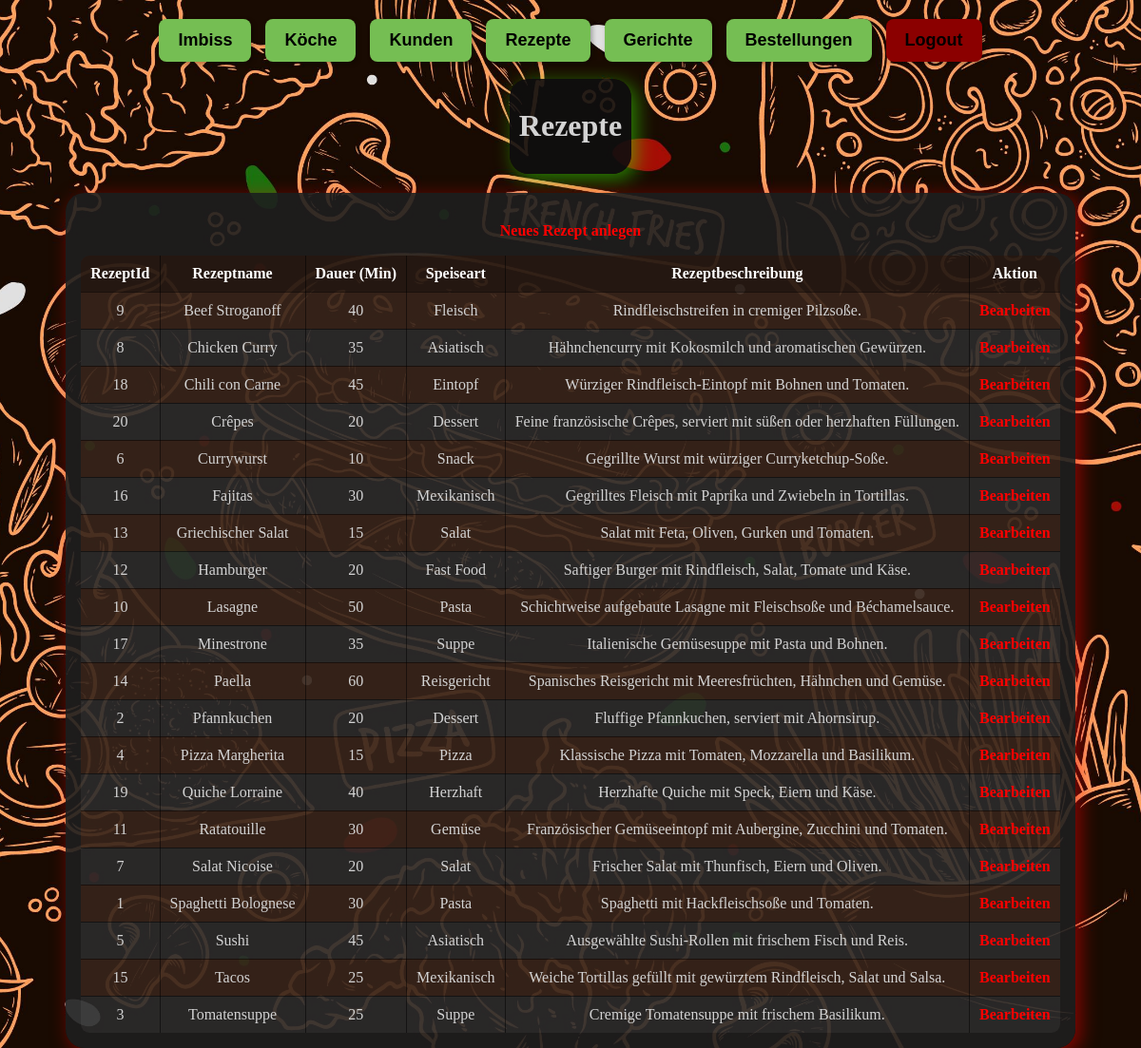
The app's page /rezept/index.php with its own data.
### tables this page shows
CREATE TABLE IF NOT EXISTS rezept (
    rezeptId INT AUTO_INCREMENT PRIMARY KEY,
    rezeptname VARCHAR(100) NOT NULL,
    dauer INT,
    speiseart VARCHAR(50),
    rezeptbeschreibung TEXT
);

### _classes/Database.php (called while the page is built, shortened)
<?php
class Database {
    private static $dbHost = 'localhost';
    private static $dbName = 'imbissverwaltung';
    private static $dbUser = 'root';
    private static $dbPass = '';
    private static $conn = null;
    public static function connect() {
        if (self::$conn === null) {
            try {
                $dsn = 'mysql:host=' . self::$dbHost . ';dbname=' . self::$dbName . ';charset=utf8mb4';
                self::$conn = new PDO($dsn, self::$dbUser, self::$dbPass);
                self::$conn->setAttribute(PDO::ATTR_ERRMODE, PDO::ERRMODE_EXCEPTION);
            } catch (PDOException $e) {
                echo "Fehler bei der DB-Verbindung: " . $e->getMessage();
                exit;
            }
        }
        return self::$conn;
    }
}

### _classes/Rezept.php (called while the page is built, shortened)
<?php
require_once __DIR__ . '/Database.php';
class Rezept {
    private $conn;
    public function __construct() {
        $this->conn = Database::connect();
        $this->conn->setAttribute(PDO::ATTR_ERRMODE, PDO::ERRMODE_EXCEPTION);
    }
    public function readAll() {
        $sql = "SELECT * FROM rezept ORDER BY rezeptname";
        $stmt = $this->conn->query($sql);
        return $stmt->fetchAll(PDO::FETCH_ASSOC);
    }
}
?>

### rezept/index.php (the view, shortened to what this page needs)
<?php
require_once __DIR__ . '/../_classes/Rezept.php';
$rezeptObj = new Rezept();
$alleRezepte = $rezeptObj->readAll();
?>
<!DOCTYPE html>
<html lang="de">
<head>
    <link rel="stylesheet" type="text/css" href="../_css/styles.css">
</head>
<body>
    <?php require_once __DIR__ . '/../_include/navigation.inc.php'; ?>
    <div class="container">
        <br>
        <div class="ueberschrift-container">
            <h1>Rezepte</h1>
        </div>
        <div class="tabellen-container">
            <p><a href="create.php">Neues Rezept anlegen</a></p>
            <table border="1">
                <thead>
                    <tr>
                        <th>RezeptId</th>
                        <th>Rezeptname</th>
                        <th>Dauer (Min)</th>
                        <th>Speiseart</th>
                        <th>Rezeptbeschreibung</th>
                        <th>Aktion</th>
                    </tr>
                </thead>
                <tbody>
                    <?php foreach ($alleRezepte as $rezept): ?>
                    <tr>
                        <td><?php echo htmlspecialchars($rezept['rezeptId']); ?></td>
                        <td><?php echo htmlspecialchars($rezept['rezeptname']); ?></td>
                        <td><?php echo htmlspecialchars($rezept['dauer']); ?></td>
                        <td><?php echo htmlspecialchars($rezept['speiseart']); ?></td>
                        <td><?php echo nl2br(htmlspecialchars($rezept['rezeptbeschreibung'])); ?></td>
                        <td>
                            <a href="edit.php?rezeptId=<?php echo $rezept['rezeptId']; ?>">Bearbeiten</a>
                        </td>
                    </tr>
                    <?php endforeach; ?>
                </tbody>
            </table>
        </div>
    </div>
</body>
</html>

### _css/styles.css (style rules this page uses)
body { background: url('../_images/body-hintergrund.jpg') no-repeat center center fixed; background-size: cover; }
.container { display: flex; align-items: center; flex-direction: column; height: 100vh; }
.ueberschrift-container { background: rgba(15, 15, 15, 0.9); display: inline-block; padding: 10px; border-radius: 20px; box-shadow: 5px 5px 20px rgba(60, 255, 0, 0.5); color: #D3D3D3; text-align: center; }
.tabellen-container { background: rgba(31, 31, 31, 0.9); display: inline-block; padding: 15px; border-radius: 20px; box-shadow: 5px 5px 20px rgba(255, 0, 0, 0.5); margin: 20px auto; color: #D3D3D3; text-align: center; }
.tabellen-container table { width: 100%; border-collapse: collapse; border-radius: 10px; overflow: hidden; }
.tabellen-container th, .tabellen-container td { padding: 10px; border: 1px solid rgba(0, 0, 0, 0.5); text-align: center; }
.tabellen-container th { background: rgba(0, 0, 0, 0.3); color: #FFFFFF; font-weight: bold; }
.tabellen-container tr:nth-child(odd) { background: rgba(255, 94, 0, 0.1); }
.tabellen-container tr:nth-child(even) { background: rgba(255, 255, 255, 0.05); }
a { color: #ff0000; text-decoration: none; font-weight: bold; transition: color 0.3s ease, text-shadow 0.3s ease; }

### records on screen
rezept: rezeptId "9", rezeptname "Beef Stroganoff", dauer "40", speiseart "Fleisch", rezeptbeschreibung "Rindfleischstreifen in cremiger Pilzsoße."
rezept: rezeptId "8", rezeptname "Chicken Curry", dauer "35", speiseart "Asiatisch", rezeptbeschreibung "Hähnchencurry mit Kokosmilch und aromatischen Gewürzen."
rezept: rezeptId "18", rezeptname "Chili con Carne", dauer "45", speiseart "Eintopf", rezeptbeschreibung "Würziger Rindfleisch-Eintopf mit Bohnen und Tomaten."
rezept: rezeptId "20", rezeptname "Crêpes", dauer "20", speiseart "Dessert", rezeptbeschreibung "Feine französische Crêpes, serviert mit süßen oder herzhaften Füllungen."
rezept: rezeptId "6", rezeptname "Currywurst", dauer "10", speiseart "Snack", rezeptbeschreibung "Gegrillte Wurst mit würziger Curryketchup-Soße."
rezept: rezeptId "16", rezeptname "Fajitas", dauer "30", speiseart "Mexikanisch", rezeptbeschreibung "Gegrilltes Fleisch mit Paprika und Zwiebeln in Tortillas."
rezept: rezeptId "13", rezeptname "Griechischer Salat", dauer "15", speiseart "Salat", rezeptbeschreibung "Salat mit Feta, Oliven, Gurken und Tomaten."
rezept: rezeptId "12", rezeptname "Hamburger", dauer "20", speiseart "Fast Food", rezeptbeschreibung "Saftiger Burger mit Rindfleisch, Salat, Tomate und Käse."
rezept: rezeptId "10", rezeptname "Lasagne", dauer "50", speiseart "Pasta", rezeptbeschreibung "Schichtweise aufgebaute Lasagne mit Fleischsoße und Béchamelsauce."
rezept: rezeptId "17", rezeptname "Minestrone", dauer "35", speiseart "Suppe", rezeptbeschreibung "Italienische Gemüsesuppe mit Pasta und Bohnen."
rezept: rezeptId "14", rezeptname "Paella", dauer "60", speiseart "Reisgericht", rezeptbeschreibung "Spanisches Reisgericht mit Meeresfrüchten, Hähnchen und Gemüse."
rezept: rezeptId "2", rezeptname "Pfannkuchen", dauer "20", speiseart "Dessert", rezeptbeschreibung "Fluffige Pfannkuchen, serviert mit Ahornsirup."
rezept: rezeptId "4", rezeptname "Pizza Margherita", dauer "15", speiseart "Pizza", rezeptbeschreibung "Klassische Pizza mit Tomaten, Mozzarella und Basilikum."
rezept: rezeptId "19", rezeptname "Quiche Lorraine", dauer "40", speiseart "Herzhaft", rezeptbeschreibung "Herzhafte Quiche mit Speck, Eiern und Käse."
rezept: rezeptId "11", rezeptname "Ratatouille", dauer "30", speiseart "Gemüse", rezeptbeschreibung "Französischer Gemüseeintopf mit Aubergine, Zucchini und Tomaten."
rezept: rezeptId "7", rezeptname "Salat Nicoise", dauer "20", speiseart "Salat", rezeptbeschreibung "Frischer Salat mit Thunfisch, Eiern und Oliven."
rezept: rezeptId "1", rezeptname "Spaghetti Bolognese", dauer "30", speiseart "Pasta", rezeptbeschreibung "Spaghetti mit Hackfleischsoße und Tomaten."
rezept: rezeptId "5", rezeptname "Sushi", dauer "45", speiseart "Asiatisch", rezeptbeschreibung "Ausgewählte Sushi-Rollen mit frischem Fisch und Reis."
rezept: rezeptId "15", rezeptname "Tacos", dauer "25", speiseart "Mexikanisch", rezeptbeschreibung "Weiche Tortillas gefüllt mit gewürztem Rindfleisch, Salat und Salsa."
rezept: rezeptId "3", rezeptname "Tomatensuppe", dauer "25", speiseart "Suppe", rezeptbeschreibung "Cremige Tomatensuppe mit frischem Basilikum."
